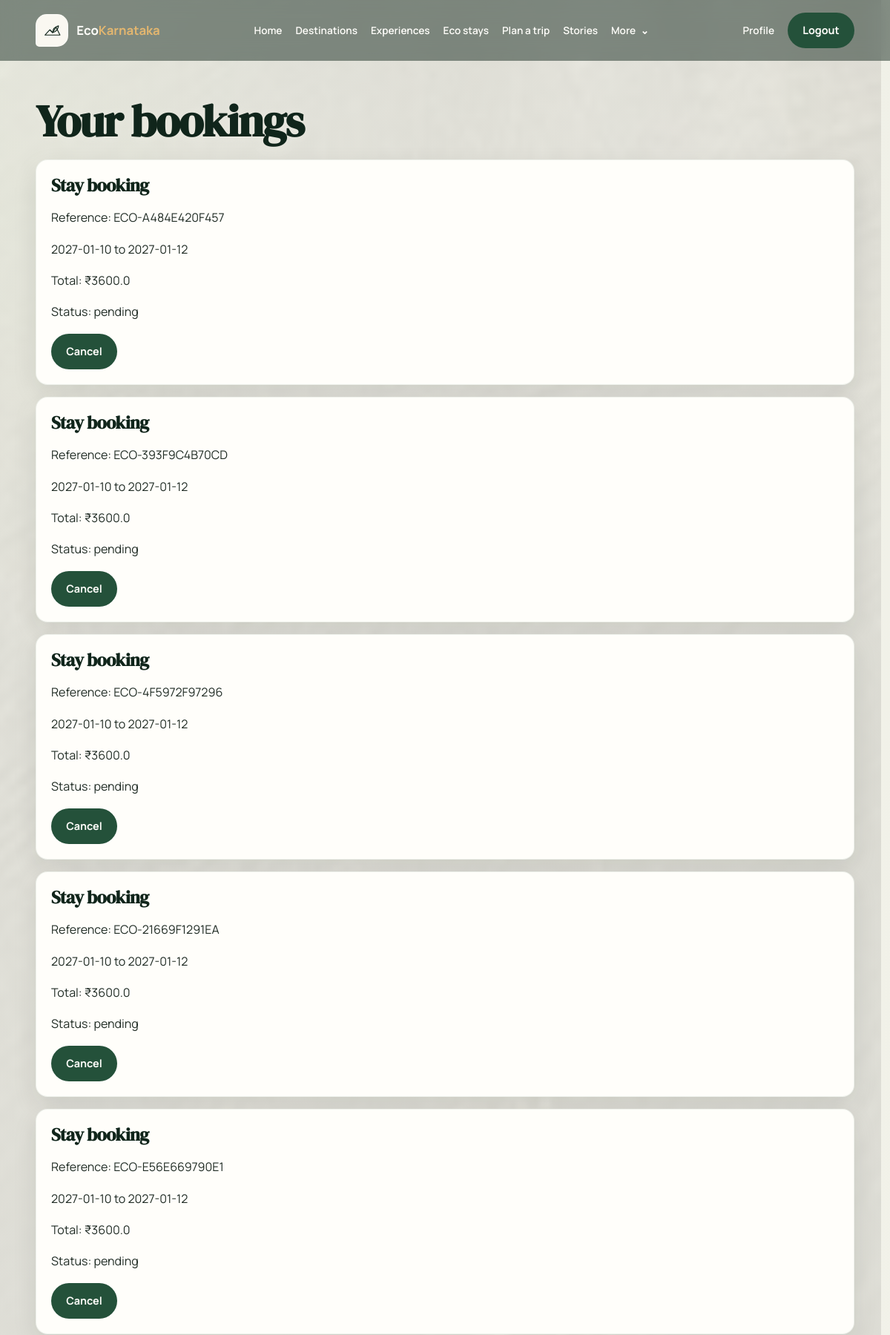
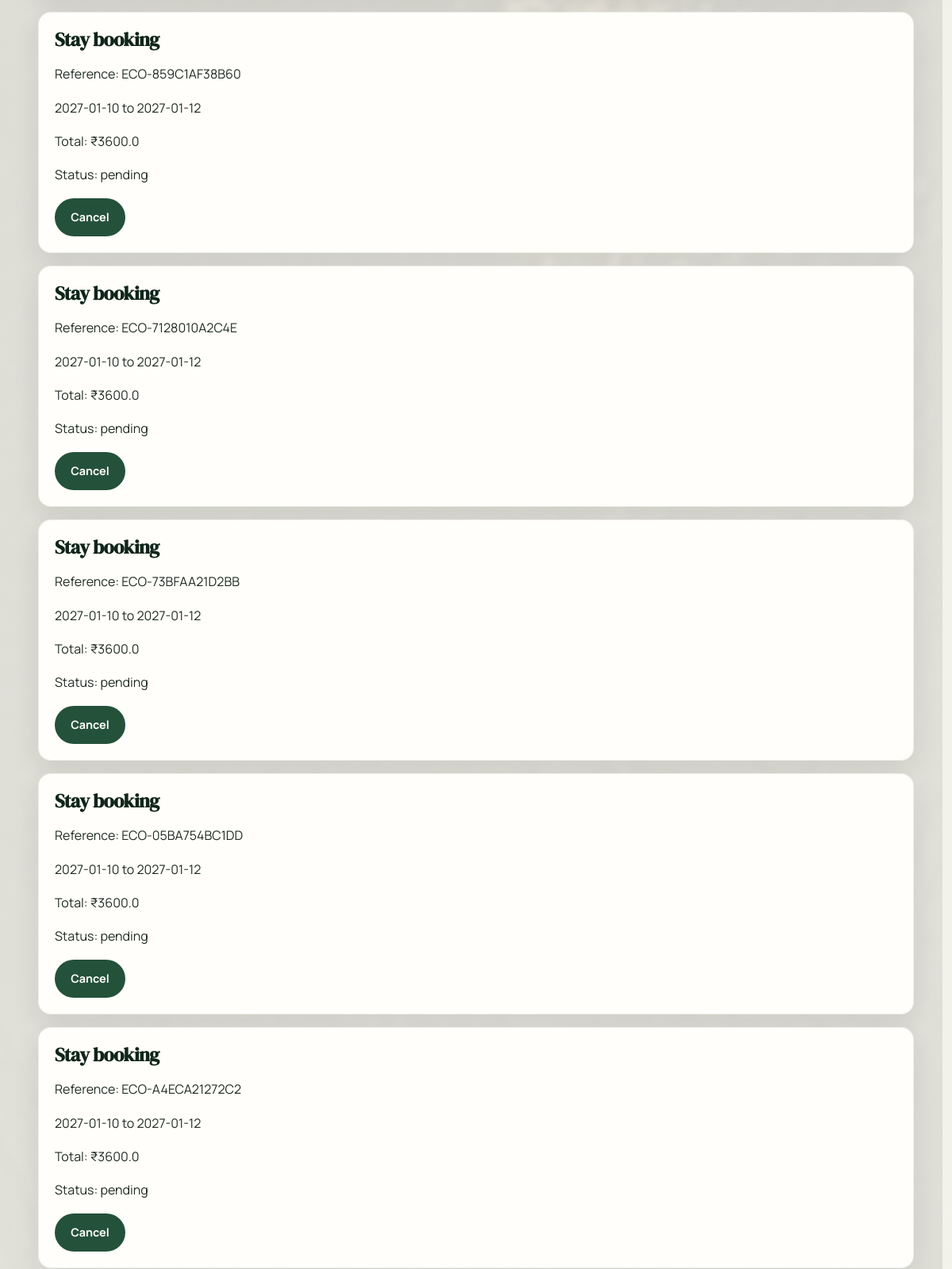
/bookings (signed in, upper part), run on the app's committed database (2 pictures, top to bottom).
### app/models.py (models this page shows)
class Booking(SQLModel, table=True):
    id: Optional[int] = Field(default=None, primary_key=True)
    user_id: int = Field(foreign_key="user.id")
    booking_type: str
    item_id: int
    place_id: int = Field(foreign_key="place.id")
    start_date: str
    end_date: str
    guests: int = 1
    total_price: float = 0.0
    status: str = "pending"
    reference_code: str = Field(index=True, unique=True)
    created_at: datetime = Field(default_factory=datetime.utcnow)

### app/routers/bookings.py (the view)
@router.get("/bookings")
def bookings_page(request: Request, db: Session = Depends(get_db), user: User = Depends(get_current_user)):
    bookings = db.exec(select(Booking).where(Booking.user_id == user.id).order_by(Booking.created_at.desc())).all()
    return request.app.state.templates.TemplateResponse("bookings.html", {"request": request, "user": user, "bookings": bookings})

### app/templates/bookings.html (shortened to what this page needs)
{% extends "base.html" %}
{% block content %}
<h1>Your bookings</h1>
{% if bookings %}
  {% for booking in bookings %}
    <article class="review-item">
      <h3>{{ booking.booking_type|title }} booking</h3>
      <p>Reference: {{ booking.reference_code }}</p>
      <p>{{ booking.start_date }} to {{ booking.end_date }}</p>
      <p>Total: ₹{{ booking.total_price }}</p>
      <p>Status: {{ booking.status }}</p>
      <form action="/bookings/{{ booking.id }}/cancel" method="post"><button type="submit">Cancel</button></form>
    </article>
  {% endfor %}
{% else %}
  <p>No bookings yet. Explore places and book a stay, guide or activity.</p>
{% endif %}
{% endblock %}

### app/static/css/tokens.css (style rules this page uses)
:root { color-scheme: light; --eco-forest-950: #10251b; --eco-forest-900: #183a2b; --eco-forest-800: #24513a; --eco-moss-600: #527b56; --eco-moss-400: #85a783; --eco-teak-700: #75563f; --eco-cream-100: #faf8f1; --eco-cream-200: #f0ede2; --eco-white: #fffefa; --eco-ink: #202c25; --eco-muted: #617068; --eco-sunrise: #e3b66f; --eco-monsoon: #4d8581; --eco-success: #3e7956; --eco-warning: #9b6d24; --eco-error: #a54542; --eco-info: #376d7a; --eco-space-1: 0.5rem; --eco-space-2: 1rem; --eco-space-3: 1.5rem; --eco-space-4: 2rem; --eco-space-5: 3rem; --eco-space-6: 4rem; --eco-space-7: 6rem; --eco-space-8: 8rem; --eco-radius-sm: 0.65rem; --eco-radius-md: 1rem; --eco-radius-lg: 1.35rem; --eco-radius-xl: 2rem; --eco-radius-pill: 999px; --eco-shadow-soft: 0 12px 34px rgba(16, 37, 27, 0.09); --eco-shadow-card: 0 22px 54px rgba(16, 37, 27, 0.15); --eco-focus: 0 0 0 3px rgba(227, 182, 111, 0.65); --eco-font-display: "DM Serif Display", Georgia, serif; --eco-font-body: "Manrope", "Segoe UI", system-ui, sans-serif; --eco-text-xs: 0.78rem; --eco-text-sm: 0.9rem; --eco-text-base: 1rem; --eco-text-lg: 1.2rem; --eco-text-xl: clamp(1.65rem, 3vw, 2.45rem); --eco-text-display: clamp(3rem, 7vw, 6.5rem); --eco-content-width: 1320px; }

### app/static/css/base.css (style rules this page uses)
*, *::before, *::after { box-sizing: border-box; }
html { min-width: 320px; scroll-behavior: smooth; scrollbar-color: var(--eco-moss-600) var(--eco-cream-100); scrollbar-width: thin; }
body { min-height: 100vh; margin: 0; color: var(--eco-ink); background: var(--eco-cream-100); font-family: var(--eco-font-body); font-size: var(--eco-text-base); line-height: 1.65; -webkit-font-smoothing: antialiased; text-rendering: optimizeLegibility; }
h1, h2, h3, h4, h5, h6 { margin: 0 0 var(--eco-space-2); color: var(--eco-forest-950); font-family: var(--eco-font-display); font-weight: 600; line-height: 1.18; letter-spacing: -0.025em; }
h1 { font-size: clamp(2.2rem, 5vw, 4rem); }
h3 { font-size: clamp(1.25rem, 2vw, 1.65rem); }
p { max-width: 75ch; margin: 0 0 var(--eco-space-2); }
button, input, select, textarea { font: inherit; }
button { cursor: pointer; }

### app/static/css/components.css (style rules this page uses)
button, .button-link, .btn-eco { display: inline-flex; min-height: 2.85rem; align-items: center; justify-content: center; gap: 0.5rem; padding: 0.7rem 1.2rem; border: 1px solid transparent; border-radius: var(--eco-radius-pill); color: var(--eco-white); background: var(--eco-forest-800); font-size: var(--eco-text-sm); font-weight: 700; text-align: center; text-decoration: none; transition: transform 180ms ease, color 180ms ease, background 180ms ease, box-shadow 180ms ease; }
.review-item, .review-snippet, .mini-card, .dashboard-list-item, .stat-box, .place-facts { margin-bottom: 1rem; padding: 1.25rem; border: 1px solid rgba(36, 81, 58, 0.08); border-radius: var(--eco-radius-md); background: var(--eco-white); box-shadow: var(--eco-shadow-soft); }

### app/static/css/background.css (style rules this page uses)
.page-immersive { background: transparent; }
.page-immersive:not(:has(.hero-banner)) .page-body > h1:first-child, .page-immersive:not(:has(.hero-banner)) .page-body > h2, .page-immersive:not(:has(.hero-banner)) .page-body > section > h2 { text-shadow: 0 1px 12px rgba(250, 248, 241, 0.4); }

### data on the page
Booking: booking_type "Stay", reference_code "ECO-A484E420F457", start_date "2027-01-10", end_date "2027-01-12", total_price "3600.0", status "pending"
Booking: booking_type "Stay", reference_code "ECO-393F9C4B70CD", start_date "2027-01-10", end_date "2027-01-12", total_price "3600.0", status "pending"
Booking: booking_type "Stay", reference_code "ECO-4F5972F97296", start_date "2027-01-10", end_date "2027-01-12", total_price "3600.0", status "pending"
Booking: booking_type "Stay", reference_code "ECO-21669F1291EA", start_date "2027-01-10", end_date "2027-01-12", total_price "3600.0", status "pending"
Booking: booking_type "Stay", reference_code "ECO-E56E669790E1", start_date "2027-01-10", end_date "2027-01-12", total_price "3600.0", status "pending"
Booking: booking_type "Stay", reference_code "ECO-859C1AF38B60", start_date "2027-01-10", end_date "2027-01-12", total_price "3600.0", status "pending"
Booking: booking_type "Stay", reference_code "ECO-7128010A2C4E", start_date "2027-01-10", end_date "2027-01-12", total_price "3600.0", status "pending"
Booking: booking_type "Stay", reference_code "ECO-73BFAA21D2BB", start_date "2027-01-10", end_date "2027-01-12", total_price "3600.0", status "pending"
Booking: booking_type "Stay", reference_code "ECO-05BA754BC1DD", start_date "2027-01-10", end_date "2027-01-12", total_price "3600.0", status "pending"
Booking: booking_type "Stay", reference_code "ECO-A4ECA21272C2", start_date "2027-01-10", end_date "2027-01-12", total_price "3600.0", status "pending"
